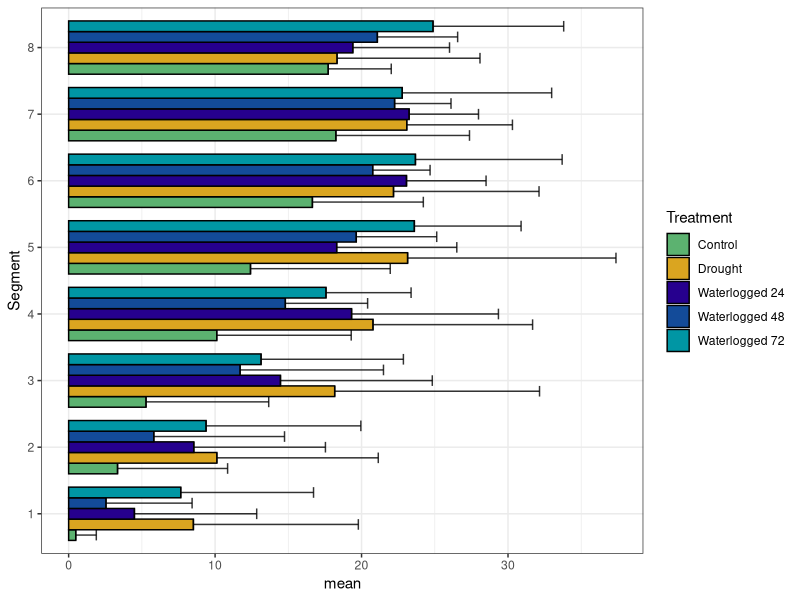
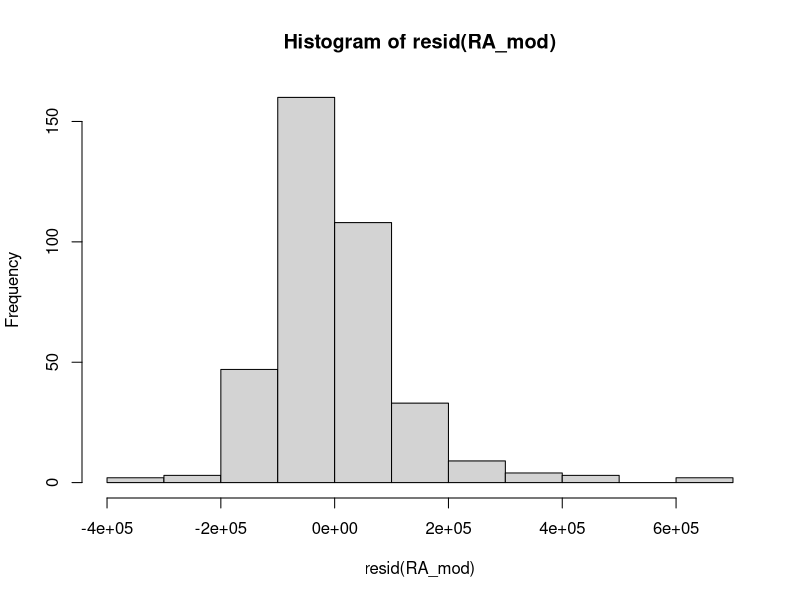
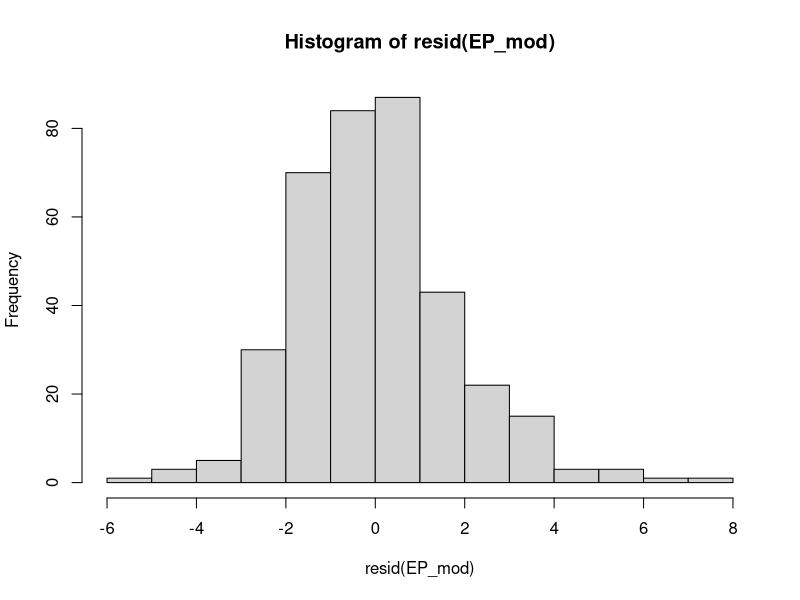
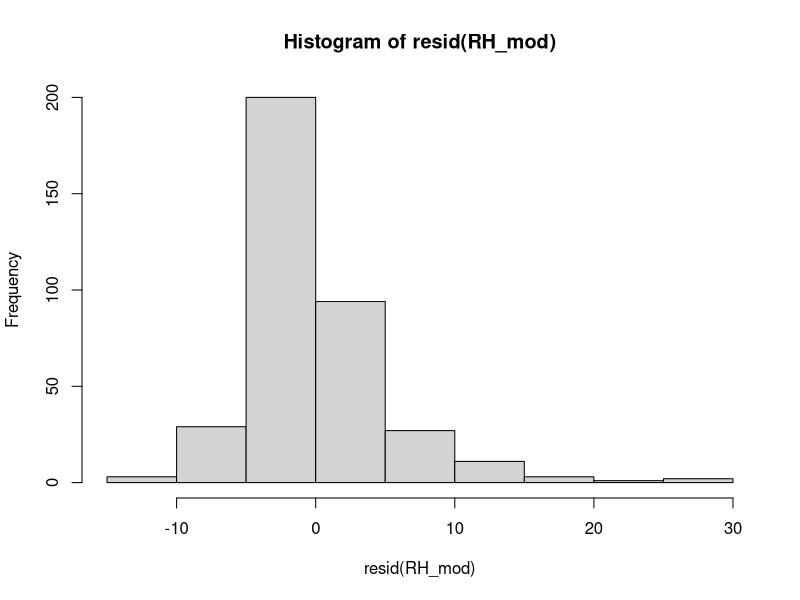
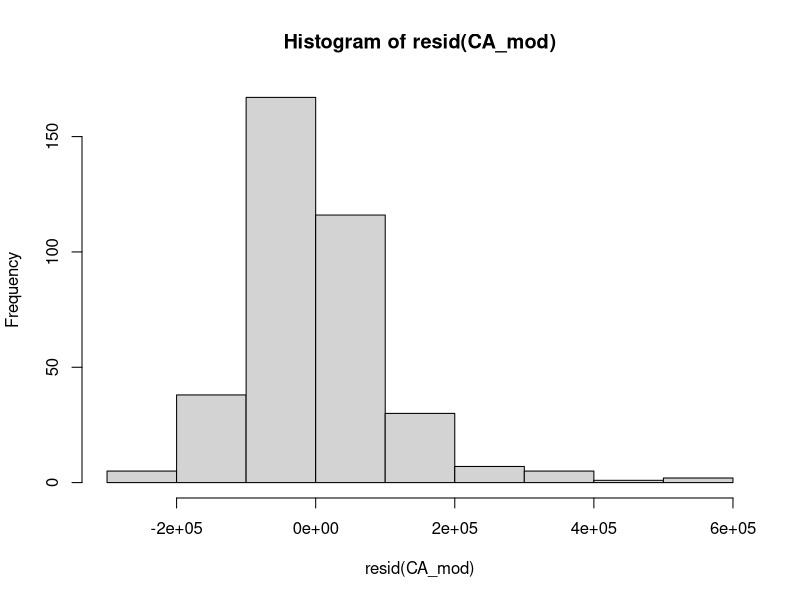
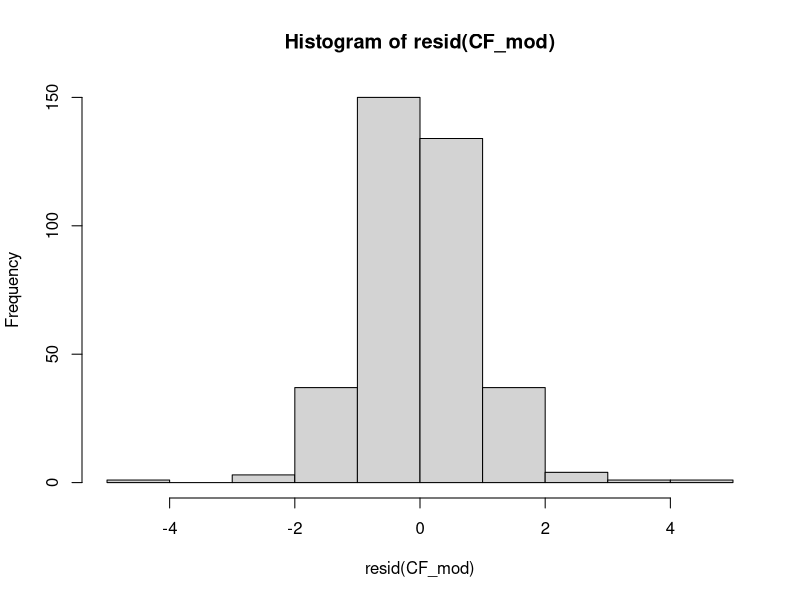
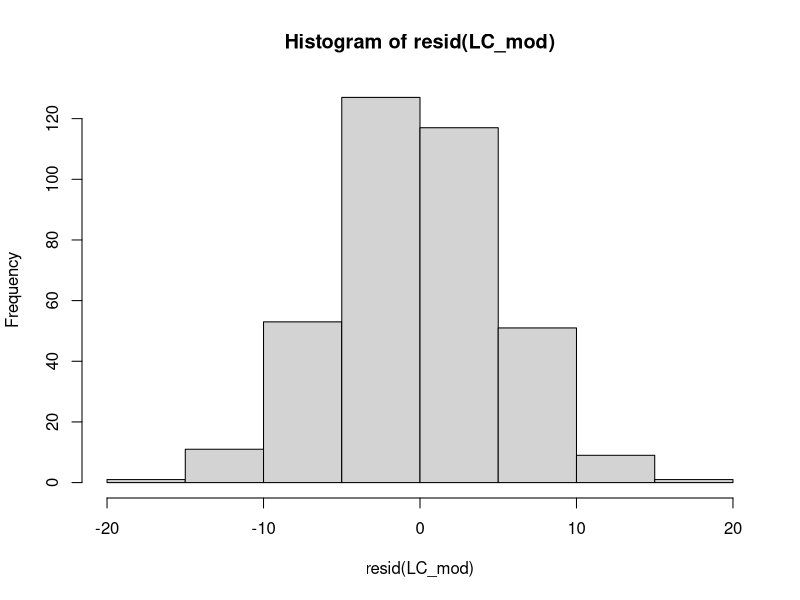
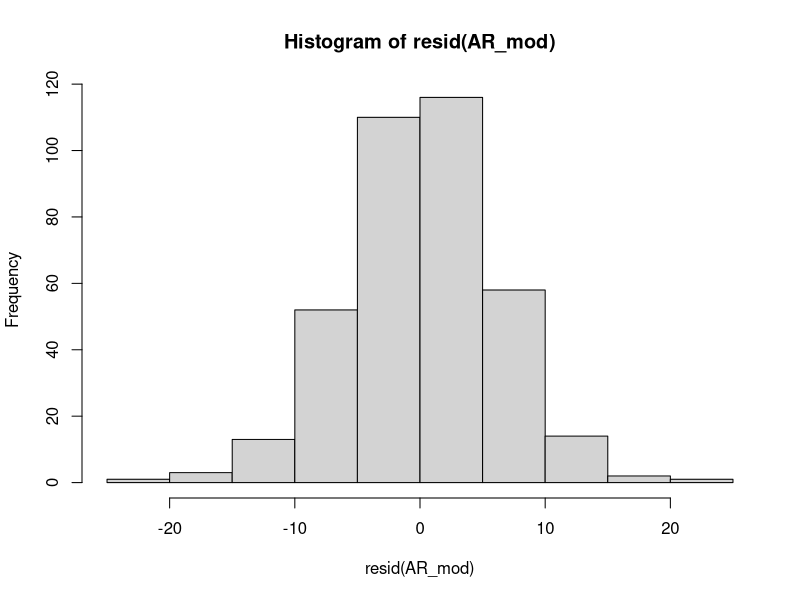

Recreate these plots in R, in order.
### Tripsacum greenhouse experiment
### Root section analysis
### Code by Joel Swift 04-2024

library(tidyverse)
library(readxl)
library(emmeans)
library(ggpubr)
library(lmerTest)
library(viridis)

# Set theme
theme_set(theme_bw())
treatment_palette <- c("Waterlogged 24" = "#26008E",
                       "Waterlogged 48" = "#134B99",
                       "Waterlogged 72" = "#0096A4",
                       "Control" = "#5CB270",
                       "Drought" = "#DAA520")


#### 1) Load data and calculate derived areas and percentages ####
section_data <- read_xlsx("Section_data_plus_meta.xlsx", sheet = 1)
# Convert couple of columns with NAs to numeric and segment to factor
numeric <- section_data %>% select(`Root Perimeter`:`Root Hair Number`) %>% mutate_if(is.character, as.numeric)
meta <- section_data %>% select(Plant_id:`Image Name`)
section_data <- bind_cols(meta, numeric)
rm(numeric, meta)
# convert all character columns to factor
section_data[sapply(section_data, is.character)] <- lapply(section_data[sapply(section_data, is.character)], as.factor)
section_data$Segment <- as.factor(section_data$Segment)
# Sanity check
summary(section_data)

# Calculate areas (um2)
section_data$`Cortex Area` <- (section_data$`Root Area` - section_data$`Stele Area`)
section_data$`Living Cortical Area` <- section_data$`Cortex Area` - section_data$`Aerenchyma Area`

# Calculate percentages (%)
section_data$`Living Cortical Percent` <- ((section_data$`Cortex Area` - section_data$`Aerenchyma Area`) / section_data$`Root Area`) * 100
section_data$`Aerenchyma Percent` <- (section_data$`Aerenchyma Area` / section_data$`Cortex Area`) * 100
section_data$`Aerenchyma Percent Whole Root` <- (section_data$`Aerenchyma Area` / section_data$`Root Area`) * 100

section_data$`Stele Percent` <- (section_data$`Stele Area` / section_data$`Root Area`) * 100
section_data$`Metaxylem Percent` <- (section_data$`Metaxylem Vessel Area` / section_data$`Stele Area`) * 100

# Ratios (X:Y)
section_data$`Stele:Cortex Ratio` <- section_data$`Stele Area` / section_data$`Cortex Area`
section_data$`Stele:Root Ratio` <- section_data$`Stele Area` / section_data$`Root Area`

# Scale root hair number by perimeter measurement 
section_data$`Root Hair Number` <- section_data$`Root Hair Number` / (section_data$`Root Perimeter`/1000) # Root hairs per mm of root perimeter

# Sanity check
str(section_data)


#### 2) Check the variance between sections of the same segment of root ####
# Select all plants that have three sections per segment (i.e, have a replicate A, B, and C)
section_data_index <- section_data %>% filter(Replicate %in% c("B", "C"))
section_data_replicated <- section_data %>% filter(Plant_id %in% unique(section_data_index$Plant_id))
rm(section_data_index)

# Calculate coefficient of variation by Replicate, Segment, and Plant ID.
cv <- function(x, na.rm = FALSE) (sd(x, na.rm = na.rm)/mean(x, na.rm = na.rm))*100

#  CV for Replicate
CVs <- section_data_replicated %>%
  select(Plant_id, Segment, Replicate, Treatment, `Root Area`:`Stele:Root Ratio`) %>%
  group_by(Plant_id, Segment, Treatment) %>%
  mutate(across(`Root Area`:`Stele:Root Ratio`, cv)) %>%
  ungroup() 

Rep_CV_table <- CVs %>%
  group_by(Treatment) %>%
  select(Treatment, `Root Area`:`Stele:Root Ratio`) %>%
  filter_all(all_vars(!is.infinite(.))) %>%
  summarise_all(mean, na.rm = TRUE) %>%
  pivot_longer(names_to = "Traits", values_to = "CV", -Treatment) %>%
  mutate(across(where(is.numeric), round, 0))

# Segment CV
rep_means <- section_data_replicated %>%
  select(Plant_id, Segment, Replicate, Treatment, `Root Area`:`Stele:Root Ratio`) %>%
  group_by(Plant_id, Segment, Treatment) %>%
  summarise(across(`Root Area`:`Stele:Root Ratio`, mean)) %>%
  ungroup() 

CVs <- rep_means %>%
  select(Plant_id, Segment, Treatment, `Root Area`:`Stele:Root Ratio`) %>%
  group_by(Plant_id, Treatment) %>%
  mutate(across(`Root Area`:`Stele:Root Ratio`, cv)) %>%
  ungroup() 

Seg_CV_table <- CVs %>%
  group_by(Treatment) %>%
  select(Treatment, `Root Area`:`Stele:Root Ratio`) %>%
  filter_all(all_vars(!is.infinite(.))) %>%
  summarise_all(mean, na.rm = TRUE) %>%
  pivot_longer(names_to = "Traits", values_to = "CV", -Treatment) %>%
  mutate(across(where(is.numeric), round, 0))

# Plant ID CV
rep_means <- section_data_replicated %>%
  select(Plant_id, Segment, Replicate, Treatment, `Root Area`:`Stele:Root Ratio`) %>%
  group_by(Plant_id, Segment, Treatment) %>%
  summarise(across(`Root Area`:`Stele:Root Ratio`, mean)) %>%
  ungroup() 

CVs <- rep_means %>%
  select(Plant_id, Segment, Treatment, `Root Area`:`Stele:Root Ratio`) %>%
  group_by(Treatment, Segment) %>%
  mutate(across(`Root Area`:`Stele:Root Ratio`, cv)) %>%
  ungroup()

PID_CV_table <- CVs %>%
  group_by(Treatment) %>%
  select(Treatment, `Root Area`:`Stele:Root Ratio`) %>%
  filter_all(all_vars(!is.infinite(.))) %>%
  summarise_all(mean, na.rm = TRUE) %>%
  pivot_longer(names_to = "Traits", values_to = "CV", -Treatment) %>%
  mutate(across(where(is.numeric), round, 0))

# Reorder factor levels to be more sensible
# Root surface > Cortex > Stele > Metaxylem Vessels
# Table 1
Rep_CV_table$Traits <- factor(Rep_CV_table$Traits, levels = rev(c("Root Area", "Epidermis Depth", "Root Hair Number",
                                                              "Cortex Area", "Cortical Cell File Number", "Living Cortical Percent", "Aerenchyma Percent",
                                                              "Stele Area", "Stele:Cortex Ratio", "Stele:Root Ratio",
                                                              "Metaxylem Vessel Area", "Metaxylem Vessel Number", "Metaxylem Vessel Mean Area")))
Rep_CV_table <- Rep_CV_table[!is.na(Rep_CV_table$Traits), ]
# Table 2
Seg_CV_table$Traits <- factor(Seg_CV_table$Traits, levels = rev(c("Root Area", "Epidermis Depth", "Root Hair Number",
                                                                  "Cortex Area", "Cortical Cell File Number", "Living Cortical Percent", "Aerenchyma Percent",
                                                                  "Stele Area", "Stele:Cortex Ratio", "Stele:Root Ratio",
                                                                  "Metaxylem Vessel Area", "Metaxylem Vessel Number", "Metaxylem Vessel Mean Area")))
Seg_CV_table <- Seg_CV_table[!is.na(Seg_CV_table$Traits), ]
# Table 3
PID_CV_table$Traits <- factor(PID_CV_table$Traits, levels = rev(c("Root Area", "Epidermis Depth", "Root Hair Number",
                                                                  "Cortex Area", "Cortical Cell File Number", "Living Cortical Percent", "Aerenchyma Percent",
                                                                  "Stele Area", "Stele:Cortex Ratio", "Stele:Root Ratio",
                                                                  "Metaxylem Vessel Area", "Metaxylem Vessel Number", "Metaxylem Vessel Mean Area")))
PID_CV_table <- PID_CV_table[!is.na(PID_CV_table$Traits), ]

# Tile plots with text labels
a <- ggplot(Rep_CV_table, aes(x = Treatment, y = Traits, fill = CV)) +
  geom_tile(color = "black") +
  coord_fixed() +
  geom_text(aes(label = CV), color = "black", size = 4) +
  scale_fill_gradient2(low='firebrick1', high='dodgerblue1', mid='white', name="Coefficent of Variation (%)", limits = c(0,177)) +
  theme(axis.text.x = element_text(angle = 45, vjust = 1, hjust=1), axis.title.x = element_blank(),
        axis.title.y = element_blank()) +
  labs(title = "Among Replicate Sections")

b <- ggplot(Seg_CV_table, aes(x = Treatment, y = Traits, fill = CV)) +
  geom_tile(color = "black") +
  coord_fixed() +
  geom_text(aes(label = CV), color = "black", size = 4) +
  scale_fill_gradient2(low='firebrick1', high='dodgerblue1', mid='white', name="Coefficent of Variation (%)", limits = c(0,177)) +
  theme(axis.text.x = element_text(angle = 45, vjust = 1, hjust=1), axis.title.x = element_blank(),
        axis.title.y = element_blank(), axis.text.y = element_blank()) +
  labs(title = "Among Root Segments")


c <- ggplot(PID_CV_table, aes(x = Treatment, y = Traits, fill = CV)) +
  geom_tile(color = "black") +
  coord_fixed() +
  geom_text(aes(label = CV), color = "black", size = 4) +
  scale_fill_gradient2(low='firebrick1', high='dodgerblue1', mid='white', name="Coefficent of Variation (%)", limits = c(0,177)) +
  theme(axis.text.x = element_text(angle = 45, vjust = 1, hjust=1), axis.title.x = element_blank(),
        axis.title.y = element_blank(), axis.text.y = element_blank())  +
  labs(title = "Among Plants")

CV_plots <- ggarrange(a,b,c, common.legend = TRUE, nrow = 1, legend = "right", labels = "AUTO", align = 'hv')

ggsave("figures/Figure3_CV_plots.png", CV_plots, width = 16, height = 8, units = "in")
ggsave("figures/Figure3_CV_plots.svg", CV_plots, width = 16, height = 8, units = "in")

#### 3) Analysis with A sections, expanded sampling ####
# We use only single section from each of the samples that had 3 sections (labeled A,B,C) imaged to avoid
# including technical replicates into the main analysis.
## Select only A sections
A_section_data <- section_data %>% filter(Replicate == "A")

# flip order from 8 == root tip, 1 == root base
# to: 1 == root tip, 8 == Root base
# This is more sensible for presentation.
A_section_data <- A_section_data %>%
  group_by(Plant_id) %>%
  mutate(Segment = rev(Segment))

#### 4) Root length plot ####
# Root lengths by treatment
Root_length_count <- A_section_data %>%
  group_by(Treatment) %>%
  count(Segment)

Root_length_count_plot <- ggplot(Root_length_count, aes(x = Treatment, y = n, fill = Treatment)) +
  geom_bar(stat="identity") +
  scale_y_continuous(breaks = seq(1, 12, by = 1)) +
  ylab("Number of Samples") +
  scale_fill_manual(values = treatment_palette, name = "Treatment") +
  theme(legend.text.align = 0,
        axis.text.x = element_blank(), axis.ticks.x = element_blank(),
        legend.position = 'right') + 
  xlab("Root Segment (cm) | Root tip to root base") +
  facet_grid(~Segment)

ggsave("figures/FigureS1_Root_length_count.svg", Root_length_count_plot, width = 10, height = 4, units = "in")
ggsave("figures/FigureS1_Root_length_count.png", Root_length_count_plot, width = 10, height = 4, units = "in")

# Sanity check
str(A_section_data)

#### 4.1) Root aerenchmya plot, in relation to whole root to compare to Gong et. al 2019 ####
# Gong et al. 2019 used the aerenchyma as a percentage of the whole root, here I make a similar plot and summarise the stats.
A_section_data %>%
  group_by(Treatment, Segment) %>%
  select(`Aerenchyma Percent Whole Root`) %>%
  summarise(mean = mean(`Aerenchyma Percent Whole Root`, na.rm = TRUE), sd = sd(`Aerenchyma Percent Whole Root`, na.rm = TRUE)) %>%
  ggplot(., aes(y = Segment, x = mean, fill = Treatment)) +
  geom_bar(stat = "identity", position = "dodge", width = 0.8, color = "black") +
  scale_fill_manual(values = treatment_palette) +
  geom_errorbar( aes(y=Segment, xmin=mean, xmax=mean+sd),stat = "identity", position = "dodge", width=0.8, colour="black", alpha=0.8, size=0.5)

stats <- A_section_data %>%
  group_by(Treatment, Segment) %>%
  select(`Aerenchyma Percent Whole Root`) %>%
  summarise(mean = mean(`Aerenchyma Percent Whole Root`, na.rm = TRUE), sd = sd(`Aerenchyma Percent Whole Root`, na.rm = TRUE))

#### 5) Modeling and treatment to control plot ####
# Models
RA_mod <- lmer(`Root Area` ~ Treatment*Segment + (1|Plant_id), data = A_section_data)
EP_mod <- lmer(`Epidermis Depth` ~ Treatment*Segment + (1|Plant_id), data = A_section_data)
RH_mod <- lmer(`Root Hair Number` ~ Treatment*Segment + (1|Plant_id), data = A_section_data)
CA_mod <- lmer(`Cortex Area` ~ Treatment*Segment + (1|Plant_id), data = A_section_data)
CF_mod <- lmer(`Cortical Cell File Number` ~ Treatment*Segment + (1|Plant_id), data = A_section_data)
LC_mod <- lmer(`Living Cortical Percent` ~ Treatment*Segment + (1|Plant_id), data = A_section_data)
AR_mod <- lmer(`Aerenchyma Percent` ~ Treatment*Segment + (1|Plant_id), data = A_section_data)
SA_mod <- lmer(`Stele Area` ~ Treatment*Segment + (1|Plant_id), data = A_section_data)
SC_mod <- lmer(`Stele:Cortex Ratio` ~ Treatment*Segment + (1|Plant_id), data = A_section_data)
SR_mod <- lmer(`Stele:Root Ratio` ~ Treatment*Segment + (1|Plant_id), data = A_section_data)
MA_mod <- lmer(`Metaxylem Vessel Area` ~ Treatment*Segment + (1|Plant_id), data = A_section_data)
MN_mod <- lmer(`Metaxylem Vessel Number` ~ Treatment*Segment + (1|Plant_id), data = A_section_data)
MV_mod <- lmer(`Metaxylem Vessel Mean Area` ~ Treatment*Segment + (1|Plant_id), data = A_section_data)

# Anovas
anova(RA_mod)
anova(EP_mod)
anova(RH_mod)
anova(CA_mod)
anova(CF_mod)
anova(LC_mod)
anova(AR_mod)
anova(SA_mod)
anova(SC_mod)
anova(SR_mod)
anova(MA_mod)
anova(MN_mod)
anova(MV_mod)

# Contrasts T*S
contrast(emmeans(RA_mod,~Treatment|Segment), "trt.vs.ctrl", ref = 1)
contrast(emmeans(EP_mod,~Treatment|Segment), "trt.vs.ctrl", ref = 1)
contrast(emmeans(RH_mod,~Treatment|Segment), "trt.vs.ctrl", ref = 1)
contrast(emmeans(CA_mod,~Treatment|Segment), "trt.vs.ctrl", ref = 1)
contrast(emmeans(CF_mod,~Treatment|Segment), "trt.vs.ctrl", ref = 1)
contrast(emmeans(LC_mod,~Treatment|Segment), "trt.vs.ctrl", ref = 1)
contrast(emmeans(AR_mod,~Treatment|Segment), "trt.vs.ctrl", ref = 1)
contrast(emmeans(SA_mod,~Treatment|Segment), "trt.vs.ctrl", ref = 1)
contrast(emmeans(SC_mod,~Treatment|Segment), "trt.vs.ctrl", ref = 1)
contrast(emmeans(SR_mod,~Treatment|Segment), "trt.vs.ctrl", ref = 1)
contrast(emmeans(MA_mod,~Treatment|Segment), "trt.vs.ctrl", ref = 1)
contrast(emmeans(MN_mod,~Treatment|Segment), "trt.vs.ctrl", ref = 1)
contrast(emmeans(MV_mod,~Treatment|Segment), "trt.vs.ctrl", ref = 1)

test <- A_section_data %>%
  filter(Treatment == "Waterlogged 48")


# Histograms of residuals
hist(resid(RA_mod))
hist(resid(EP_mod))
hist(resid(RH_mod))
hist(resid(CA_mod))
hist(resid(CF_mod))
hist(resid(LC_mod))
hist(resid(AR_mod))
hist(resid(SA_mod))
hist(resid(SC_mod))
hist(resid(SR_mod))
hist(resid(MA_mod))
hist(resid(MN_mod))
hist(resid(MV_mod))
# Residuals look mostly fine in the histograms, often have long tails.

# Posthoc dunnet tests
Dunn_emmeans <- function(mod){
  anova(mod)
  mod.emm <- emmeans(mod,~Treatment|Segment)
  con <- contrast(mod.emm, "trt.vs.ctrl", ref = 1)
  return(con)
}

plot(Dunn_emmeans(RA_mod))
plot(Dunn_emmeans(EP_mod))
plot(Dunn_emmeans(RH_mod))
plot(Dunn_emmeans(CA_mod))
plot(Dunn_emmeans(CF_mod))
plot(Dunn_emmeans(LC_mod))
plot(Dunn_emmeans(AR_mod))
plot(Dunn_emmeans(SA_mod))
plot(Dunn_emmeans(SC_mod))
plot(Dunn_emmeans(SR_mod))
plot(Dunn_emmeans(MA_mod))
plot(Dunn_emmeans(MN_mod))
plot(Dunn_emmeans(MV_mod))

# Dunnett Figure df function
Dunn_emmeans_DF <- function(mod){
  anova(mod)
  mod.emm <- emmeans(mod,~Treatment|Segment)
  con <- contrast(mod.emm, "trt.vs.ctrl", ref = 1)
  # These indexes break the emmgrid into pieces to make a dataframe (easier for later plotting)
  df <- rbind(data.frame(con[1:4]),
              data.frame(con[5:8]),
              data.frame(con[9:12]),
              data.frame(con[13:16]),
              data.frame(con[17:20]),
              data.frame(con[21:24]),
              data.frame(con[25:28]),
              data.frame(con[29:32]))
  return(df)
}

RA_df <- data.frame(Dunn_emmeans_DF(RA_mod), "Trait" = replicate(32, "Root Area"))
EP_df <- data.frame(Dunn_emmeans_DF(EP_mod), "Trait" = replicate(32, "Epidermis Depth"))
RH_df <- data.frame(Dunn_emmeans_DF(RH_mod), "Trait" = replicate(32, "Root Hair Number"))
CA_df <- data.frame(Dunn_emmeans_DF(CA_mod), "Trait" = replicate(32, "Cortex Area"))
CF_df <- data.frame(Dunn_emmeans_DF(CF_mod), "Trait" = replicate(32, "Cortical Cell File Number"))
LC_df <- data.frame(Dunn_emmeans_DF(LC_mod), "Trait" = replicate(32, "Living Cortical Percent"))
AR_df <- data.frame(Dunn_emmeans_DF(AR_mod), "Trait" = replicate(32, "Aerenchyma Percent"))
SA_df <- data.frame(Dunn_emmeans_DF(SA_mod), "Trait" = replicate(32, "Stele Area"))
SC_df <- data.frame(Dunn_emmeans_DF(SC_mod), "Trait" = replicate(32, "Stele:Cortex Ratio"))
SR_df <- data.frame(Dunn_emmeans_DF(SR_mod), "Trait" = replicate(32, "Stele:Root Ratio"))
MA_df <- data.frame(Dunn_emmeans_DF(MA_mod), "Trait" = replicate(32, "Metaxylem Vessel Area"))
MN_df <- data.frame(Dunn_emmeans_DF(MN_mod), "Trait" = replicate(32, "Metaxylem Vessel Number"))
MV_df <- data.frame(Dunn_emmeans_DF(MV_mod), "Trait" = replicate(32, "Metaxylem Vessel Mean Area"))

# Create long dataframe
full_df <- rbind(RA_df, EP_df, RH_df, CA_df,
                 CF_df, LC_df, AR_df, SA_df, 
                 SC_df, SR_df, MA_df, MN_df,
                 MV_df)

# Rearrange trait factor order
full_df$Trait <- factor(full_df$Trait, levels = rev(c("Root Area", "Epidermis Depth", "Root Hair Number",
                                                      "Cortex Area", "Cortical Cell File Number", "Living Cortical Percent", "Aerenchyma Percent",
                                                      "Stele Area", "Stele:Cortex Ratio", "Stele:Root Ratio",
                                                      "Metaxylem Vessel Area", "Metaxylem Vessel Number", "Metaxylem Vessel Mean Area")))

# Create dataframes for plotting by treatment
Drought_DF <- full_df %>%
  filter(contrast == "Drought - Control") %>%
  group_by(Trait) %>%
  mutate(`Relative Change`= round(((estimate/ sum(abs(estimate)))*100), digits = 0),
         "Significance" = case_when(p.value < 0.05 ~ "*",
                                    p.value < 0.1 ~ "-",
                                    p.value > 0.05 ~ ""))

Flood24_DF <- full_df %>%
  filter(contrast == "Waterlogged 24 - Control") %>%
  group_by(Trait) %>%
  mutate(`Relative Change`= round(((estimate/ sum(abs(estimate)))*100), digits = 0),
         "Significance" = case_when(p.value < 0.05 ~ "*",
                                    p.value < 0.1 ~ "-",
                                    p.value > 0.05 ~ ""))

Flood48_DF <- full_df %>%
  filter(contrast == "Waterlogged 48 - Control") %>%
  group_by(Trait) %>%
  mutate(`Relative Change`= round(((estimate/ sum(abs(estimate)))*100), digits = 0),
         "Significance" = case_when(p.value < 0.05 ~ "*",
                                    p.value < 0.1 ~ "-",
                                    p.value > 0.05 ~ ""))

Flood72_DF <- full_df %>%
  filter(contrast == "Waterlogged 72 - Control") %>%
  group_by(Trait) %>%
  mutate(`Relative Change`= round(((estimate/ sum(abs(estimate)))*100), digits = 0),
         "Significance" = case_when(p.value < 0.05 ~ "*",
                                    p.value < 0.1 ~ "-",
                                    p.value > 0.05 ~ ""))

# get limits for plotting at same gradient scale
max(Flood72_DF$`Relative Change`, Flood24_DF$`Relative Change`,
    Drought_DF$`Relative Change`, Flood48_DF$`Relative Change`)

min(Flood72_DF$`Relative Change`, Flood24_DF$`Relative Change`,
    Drought_DF$`Relative Change`, Flood48_DF$`Relative Change`)

# plots
a <- ggplot(Drought_DF, aes(x = Segment , y = Trait, fill = `Relative Change`)) +
  geom_tile(color = "black") +
  coord_fixed() +
  geom_text(aes(label = `Significance`), color = "black", size = 8) +
  scale_fill_gradient2(low='firebrick1', high='dodgerblue1', mid='white', name="Relative Change from Control (%)", limits = c(-45,40)) +
  theme(axis.text.x = element_text(angle = 45, vjust = 1, hjust=1), axis.title.x = element_blank(),
        axis.title.y = element_blank()) +
  labs(title = "Drought")

b <- ggplot(Flood24_DF, aes(x = Segment , y = Trait, fill = `Relative Change`)) +
  geom_tile(color = "black") +
  coord_fixed() +
  geom_text(aes(label = `Significance`), color = "black", size = 8) +
  scale_fill_gradient2(low='firebrick1', high='dodgerblue1', mid='white', name="Relative Change from Control (%)", limits = c(-45,40)) +
  theme(axis.text.x = element_text(angle = 45, vjust = 1, hjust=1), axis.title.x = element_blank(),
        axis.title.y = element_blank(), axis.text.y = element_blank()) +
  labs(title = "Flood 24")

c <- ggplot(Flood48_DF, aes(x = Segment , y = Trait, fill = `Relative Change`)) +
  geom_tile(color = "black") +
  coord_fixed() +
  geom_text(aes(label = `Significance`), color = "black", size = 8) +
  scale_fill_gradient2(low='firebrick1', high='dodgerblue1', mid='white', name="Relative Change from Control (%)", limits = c(-45,40)) +
  theme(axis.text.x = element_text(angle = 45, vjust = 1, hjust=1), axis.title.x = element_blank(),
        axis.title.y = element_blank(), axis.text.y = element_blank()) +
  labs(title = "Flood 48")

d <- ggplot(Flood72_DF, aes(x = Segment , y = Trait, fill = `Relative Change`)) +
  geom_tile(color = "black") +
  coord_fixed() +
  geom_text(aes(label = `Significance`), color = "black", size = 8) +
  scale_fill_gradient2(low='firebrick1', high='dodgerblue1', mid='white', name="Relative Change from Control (%)", limits = c(-40,40)) +
  theme(axis.text.x = element_text(angle = 45, vjust = 1, hjust=1), axis.title.x = element_blank(),
        axis.title.y = element_blank(), axis.text.y = element_blank()) +
  labs(title = "Flood 72")

#arrange and save
Segment_by_treatment <- ggarrange(a,b,c,d, labels = "AUTO", nrow = 1, legend = "right", common.legend = TRUE, align = "hv")
ggsave("figures/Figure4_heatmap_bytreatment_plots.png", Segment_by_treatment, width = 16, height = 8, units = "in")
ggsave("figures/Figure4_heatmap_bytreatment_plots.svg", Segment_by_treatment, width = 16, height = 8, units = "in")

#### 7) Emmeans Cortex Plot ####
contrast(emmeans(CF_mod,~Treatment|Segment), "trt.vs.ctrl", ref = 1)

Cortical_file_plot <- ggplot(plot(emmeans(CF_mod,~Treatment|Segment), plotit = FALSE), aes(x = Segment, y = the.emmean, color = Treatment)) +
  ylab("Cortical Cell File Number") +
  scale_y_continuous(limits = c(10, 20), breaks = seq(10, 20, by = 2)) +
  geom_pointrange(aes(ymin = lower.CL, ymax = upper.CL, fill = Treatment), size = 0.50,
                  linewidth = 1.75, fill = "white", shape = 22, position = position_dodge(width = 0.75)) +
  scale_color_manual(values = treatment_palette, name = "Treatment") +
  xlab("Root Segment (cm) | Root tip to root base") +
  theme(axis.text.x = element_text(angle = 45, vjust = 1, hjust=1), axis.title.x = element_blank())

LCA_plot <- ggplot(plot(emmeans(LC_mod,~Treatment|Segment), plotit = FALSE), aes(x = Segment, y = the.emmean, color = Treatment)) +
  ylab("Living Cortical Percent") +
  scale_y_continuous(limits = c(50, 90), breaks = seq(50, 90, by = 10), labels = function(x) paste0(x, "%")) +
  geom_pointrange(aes(ymin = lower.CL, ymax = upper.CL, fill = Treatment), size = 0.50,
                  linewidth = 1.75, fill = "white", shape = 22, position = position_dodge(width = 0.75)) +
  scale_color_manual(values = treatment_palette, name = "Treatment") +
  xlab("Root Segment (cm) | Root tip to root base")

CO_LCA_plot <- ggarrange(Cortical_file_plot, LCA_plot, nrow = 2, common.legend = TRUE,
                         legend = "right", labels = "AUTO", align = 'hv')
ggsave("figures/Figure5_Cell_file_LCA_plot.svg", CO_LCA_plot, width = 170, height = 135, units = "mm")
ggsave("figures/Figure5_Cell_file_LCA_plot.png", CO_LCA_plot, width = 170, height = 135, units = "mm")

#### 8) Emmeans Metaxylem Vessel Plot ####
contrast(emmeans(SA_mod,~Treatment), "trt.vs.ctrl", ref = 1)
contrast(emmeans(MN_mod,~Treatment), "trt.vs.ctrl", ref = 1)
contrast(emmeans(MV_mod,~Treatment), "trt.vs.ctrl", ref = 1)

a <- ggplot(plot(emmeans(SA_mod,~Treatment), plotit = FALSE), aes(x = Treatment, y = the.emmean, color = Treatment)) +
  ylab("Stele Area (um^2)") +
  geom_pointrange(aes(ymin = lower.CL, ymax = upper.CL, fill = Treatment),
                  size = 0.75, linewidth = 1.75, fill = "white", shape = 22) +
  scale_color_manual(values = treatment_palette, name = "Treatment") +
  theme(axis.text.x = element_text(angle = 45, vjust = 1, hjust=1), axis.title.x = element_blank())

b <- ggplot(plot(emmeans(MN_mod,~Treatment), plotit = FALSE), aes(x = Treatment, y = the.emmean, color = Treatment)) +
  ylab("Metaxylem Vessel Count") +
  geom_pointrange(aes(ymin = lower.CL, ymax = upper.CL, fill = Treatment),
                  size = 0.75, linewidth = 1.75, fill = "white", shape = 22,
                  position = position_dodge(width = 0.5)) +
  scale_color_manual(values = treatment_palette, name = "Treatment") +
  theme(axis.text.x = element_text(angle = 45, vjust = 1, hjust=1), axis.title.x = element_blank())

c <- ggplot(plot(emmeans(MV_mod,~Treatment), plotit = FALSE), aes(x = Treatment, y = the.emmean, color = Treatment)) +
  ylab("Metaxylem Vessel Mean Area (um^2)") +
  geom_pointrange(aes(ymin = lower.CL, ymax = upper.CL, fill = Treatment),
                  size = 0.75, linewidth = 1.75, fill = "white", shape = 22) +
  scale_color_manual(values = treatment_palette, name = "Treatment") + 
  theme(axis.text.x = element_text(angle = 45, vjust = 1, hjust=1), axis.title.x = element_blank())


A_section_data$`Metaxylem Vessel Area`

A_section_data$`Metaxylem Vessel Mean Area`

Metaxylem_plot <- ggarrange(a,b,c, nrow = 1, common.legend = TRUE, legend = 'right', labels = "AUTO")
ggsave("figures/Figure6_metaxylem_plot.svg", Metaxylem_plot, width = 170, height = 95, units = "mm")
ggsave("figures/Figure6_metaxylem_plot.png", Metaxylem_plot, width = 170, height = 95, units = "mm")


#### 9) Drought vs Flood 72 Comparison | S:R Ratio plot####
# filter to select stress classes
Only_F72_D <- A_section_data %>%
  filter(Treatment %in% c("Drought", "Waterlogged 72", "Control"))

# Sanity check
str(Only_F72_D)

# STATS
anova(lmer(`Stele:Root Ratio` ~ Treatment*Segment + (1|Plant_id), data = Only_F72_D))
mod <- lmer(`Stele:Root Ratio` ~ Treatment*Segment + (1|Plant_id), data = Only_F72_D)
contrast(emmeans(mod,~Treatment|Segment), "trt.vs.ctrl", ref = 1)
pairs(emmeans(mod,~Treatment|Segment))

SR_ratio_plot <- ggplot(plot(emmeans(mod,~Treatment*Segment), plotit = FALSE), aes(x = Segment, y = the.emmean, color = Treatment)) +
  ylab("Stele:Root ratio") +
  geom_pointrange(aes(ymin = lower.CL, ymax = upper.CL, color = Treatment),
                  size = 0.75, linewidth = 1.75, fill = "white", shape = 22,
                  position = position_dodge(width = 0.5)) +
  scale_color_manual(values = treatment_palette, name = "Treatment") +
  xlab("Root Segment (cm) | Root tip to root base")

ggsave("figures/Figure7_Stele-Root_Ratio_plot.svg", SR_ratio_plot, width = 170, height = 60, unit = "mm")
ggsave("figures/Figure7_Stele-Root_Ratio_plot.png", SR_ratio_plot, width = 170, height = 60, unit = "mm")
